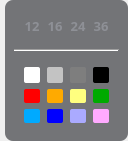
<?xml version="1.0" encoding="UTF-8"?>
<ui version="4.0">
 <class>STWBTextStylePanelClass</class>
 <widget class="QDialog" name="STWBTextStylePanelClass">
  <property name="geometry">
   <rect>
    <x>0</x>
    <y>0</y>
    <width>128</width>
    <height>141</height>
   </rect>
  </property>
  <property name="windowTitle">
   <string>Dialog</string>
  </property>
  <property name="styleSheet">
   <string notr="true"/>
  </property>
  <layout class="QHBoxLayout" name="horizontalLayout_2">
   <property name="spacing">
    <number>0</number>
   </property>
   <property name="leftMargin">
    <number>0</number>
   </property>
   <property name="topMargin">
    <number>0</number>
   </property>
   <property name="rightMargin">
    <number>0</number>
   </property>
   <property name="bottomMargin">
    <number>0</number>
   </property>
   <item>
    <widget class="QWidget" name="widget_4" native="true">
     <property name="maximumSize">
      <size>
       <width>5</width>
       <height>16777215</height>
      </size>
     </property>
    </widget>
   </item>
   <item>
    <widget class="QWidget" name="widMain" native="true">
     <property name="styleSheet">
      <string notr="true">QWidget#widMain{background-color:rgba(61,63,68,0.7);border-radius:8px;}</string>
     </property>
     <layout class="QVBoxLayout" name="verticalLayout_2">
      <item>
       <widget class="QWidget" name="widget" native="true">
        <layout class="QHBoxLayout" name="horizontalLayout">
         <item>
          <widget class="QPushButton" name="pb1">
           <property name="minimumSize">
            <size>
             <width>16</width>
             <height>16</height>
            </size>
           </property>
           <property name="maximumSize">
            <size>
             <width>16</width>
             <height>16</height>
            </size>
           </property>
           <property name="font">
            <font>
             <family>微软雅黑</family>
             <pointsize>10</pointsize>
             <weight>75</weight>
             <bold>true</bold>
            </font>
           </property>
           <property name="styleSheet">
            <string notr="true">
color: #8e9096;
border:0px;</string>
           </property>
           <property name="text">
            <string>12</string>
           </property>
           <property name="flat">
            <bool>true</bool>
           </property>
          </widget>
         </item>
         <item>
          <widget class="QPushButton" name="pb2">
           <property name="minimumSize">
            <size>
             <width>16</width>
             <height>16</height>
            </size>
           </property>
           <property name="maximumSize">
            <size>
             <width>16</width>
             <height>16</height>
            </size>
           </property>
           <property name="font">
            <font>
             <family>微软雅黑</family>
             <pointsize>10</pointsize>
             <weight>75</weight>
             <bold>true</bold>
            </font>
           </property>
           <property name="styleSheet">
            <string notr="true">
color: #8e9096;
border:0px;</string>
           </property>
           <property name="text">
            <string>16</string>
           </property>
           <property name="flat">
            <bool>true</bool>
           </property>
          </widget>
         </item>
         <item>
          <widget class="QPushButton" name="pb3">
           <property name="minimumSize">
            <size>
             <width>16</width>
             <height>16</height>
            </size>
           </property>
           <property name="maximumSize">
            <size>
             <width>16</width>
             <height>16</height>
            </size>
           </property>
           <property name="font">
            <font>
             <family>微软雅黑</family>
             <pointsize>10</pointsize>
             <weight>75</weight>
             <bold>true</bold>
            </font>
           </property>
           <property name="styleSheet">
            <string notr="true">
color: #8e9096;
border:0px;</string>
           </property>
           <property name="text">
            <string>24</string>
           </property>
           <property name="flat">
            <bool>true</bool>
           </property>
          </widget>
         </item>
         <item>
          <widget class="QPushButton" name="pb4">
           <property name="minimumSize">
            <size>
             <width>16</width>
             <height>16</height>
            </size>
           </property>
           <property name="maximumSize">
            <size>
             <width>16</width>
             <height>16</height>
            </size>
           </property>
           <property name="font">
            <font>
             <family>微软雅黑</family>
             <pointsize>10</pointsize>
             <weight>75</weight>
             <bold>true</bold>
            </font>
           </property>
           <property name="styleSheet">
            <string notr="true">
color: #8e9096;
border:0px;</string>
           </property>
           <property name="text">
            <string>36</string>
           </property>
           <property name="flat">
            <bool>true</bool>
           </property>
          </widget>
         </item>
        </layout>
       </widget>
      </item>
      <item>
       <widget class="Line" name="line">
        <property name="styleSheet">
         <string notr="true"/>
        </property>
        <property name="frameShadow">
         <enum>QFrame::Sunken</enum>
        </property>
        <property name="orientation">
         <enum>Qt::Horizontal</enum>
        </property>
       </widget>
      </item>
      <item>
       <widget class="QWidget" name="widget_2" native="true">
        <layout class="QGridLayout" name="gridLayout" rowstretch="0,0,0" columnstretch="0,0,0,0">
         <item row="0" column="1">
          <widget class="QLabel" name="lblLightgray">
           <property name="minimumSize">
            <size>
             <width>16</width>
             <height>16</height>
            </size>
           </property>
           <property name="maximumSize">
            <size>
             <width>16</width>
             <height>16</height>
            </size>
           </property>
           <property name="styleSheet">
            <string notr="true">background-color: rgb(195, 195, 195);
border-radius:2px;</string>
           </property>
           <property name="text">
            <string/>
           </property>
          </widget>
         </item>
         <item row="1" column="1">
          <widget class="QLabel" name="lblOrange">
           <property name="maximumSize">
            <size>
             <width>16</width>
             <height>16</height>
            </size>
           </property>
           <property name="styleSheet">
            <string notr="true">background-color: rgb(255, 170, 0);
border-radius:2px;</string>
           </property>
           <property name="text">
            <string/>
           </property>
          </widget>
         </item>
         <item row="1" column="0">
          <widget class="QLabel" name="lblRed">
           <property name="maximumSize">
            <size>
             <width>16</width>
             <height>16</height>
            </size>
           </property>
           <property name="styleSheet">
            <string notr="true">background-color: rgb(255, 0, 0);
border-radius:2px;</string>
           </property>
           <property name="text">
            <string/>
           </property>
          </widget>
         </item>
         <item row="0" column="2">
          <widget class="QLabel" name="lblGray">
           <property name="minimumSize">
            <size>
             <width>16</width>
             <height>16</height>
            </size>
           </property>
           <property name="maximumSize">
            <size>
             <width>16</width>
             <height>16</height>
            </size>
           </property>
           <property name="styleSheet">
            <string notr="true">background-color: rgb(126, 126, 126);
border-radius:2px;</string>
           </property>
           <property name="text">
            <string/>
           </property>
          </widget>
         </item>
         <item row="0" column="3">
          <widget class="QLabel" name="lblBlack">
           <property name="minimumSize">
            <size>
             <width>16</width>
             <height>16</height>
            </size>
           </property>
           <property name="maximumSize">
            <size>
             <width>16</width>
             <height>16</height>
            </size>
           </property>
           <property name="styleSheet">
            <string notr="true">background-color: rgb(0, 0, 0);
border-radius:2px;</string>
           </property>
           <property name="text">
            <string/>
           </property>
          </widget>
         </item>
         <item row="2" column="1">
          <widget class="QLabel" name="lblBlue">
           <property name="maximumSize">
            <size>
             <width>16</width>
             <height>16</height>
            </size>
           </property>
           <property name="styleSheet">
            <string notr="true">background-color: rgb(0, 0, 255);
border-radius:2px;</string>
           </property>
           <property name="text">
            <string/>
           </property>
          </widget>
         </item>
         <item row="2" column="0">
          <widget class="QLabel" name="lblSkyblue">
           <property name="maximumSize">
            <size>
             <width>16</width>
             <height>16</height>
            </size>
           </property>
           <property name="styleSheet">
            <string notr="true">background-color: rgb(0, 170, 255);
border-radius:2px;</string>
           </property>
           <property name="text">
            <string/>
           </property>
          </widget>
         </item>
         <item row="0" column="0">
          <widget class="QLabel" name="lblWhite">
           <property name="maximumSize">
            <size>
             <width>16</width>
             <height>16</height>
            </size>
           </property>
           <property name="styleSheet">
            <string notr="true">background-color: rgb(255, 255, 255);
border-radius:2px;</string>
           </property>
           <property name="text">
            <string/>
           </property>
          </widget>
         </item>
         <item row="1" column="2">
          <widget class="QLabel" name="lblYellow">
           <property name="maximumSize">
            <size>
             <width>16</width>
             <height>16</height>
            </size>
           </property>
           <property name="styleSheet">
            <string notr="true">background-color: rgb(255, 255, 127);
border-radius:2px;</string>
           </property>
           <property name="text">
            <string/>
           </property>
          </widget>
         </item>
         <item row="1" column="3">
          <widget class="QLabel" name="lblGreen">
           <property name="maximumSize">
            <size>
             <width>16</width>
             <height>16</height>
            </size>
           </property>
           <property name="styleSheet">
            <string notr="true">background-color: rgb(0, 170, 0);
border-radius:2px;</string>
           </property>
           <property name="text">
            <string/>
           </property>
          </widget>
         </item>
         <item row="2" column="2">
          <widget class="QLabel" name="lblPurple">
           <property name="maximumSize">
            <size>
             <width>16</width>
             <height>16</height>
            </size>
           </property>
           <property name="styleSheet">
            <string notr="true">background-color: rgb(170, 170, 255);
border-radius:2px;</string>
           </property>
           <property name="text">
            <string/>
           </property>
          </widget>
         </item>
         <item row="2" column="3">
          <widget class="QLabel" name="lblPink">
           <property name="maximumSize">
            <size>
             <width>16</width>
             <height>16</height>
            </size>
           </property>
           <property name="styleSheet">
            <string notr="true">background-color: rgb(255, 170, 255);
border-radius:2px;</string>
           </property>
           <property name="text">
            <string/>
           </property>
          </widget>
         </item>
        </layout>
       </widget>
      </item>
     </layout>
    </widget>
   </item>
  </layout>
 </widget>
 <resources/>
 <connections/>
</ui>
